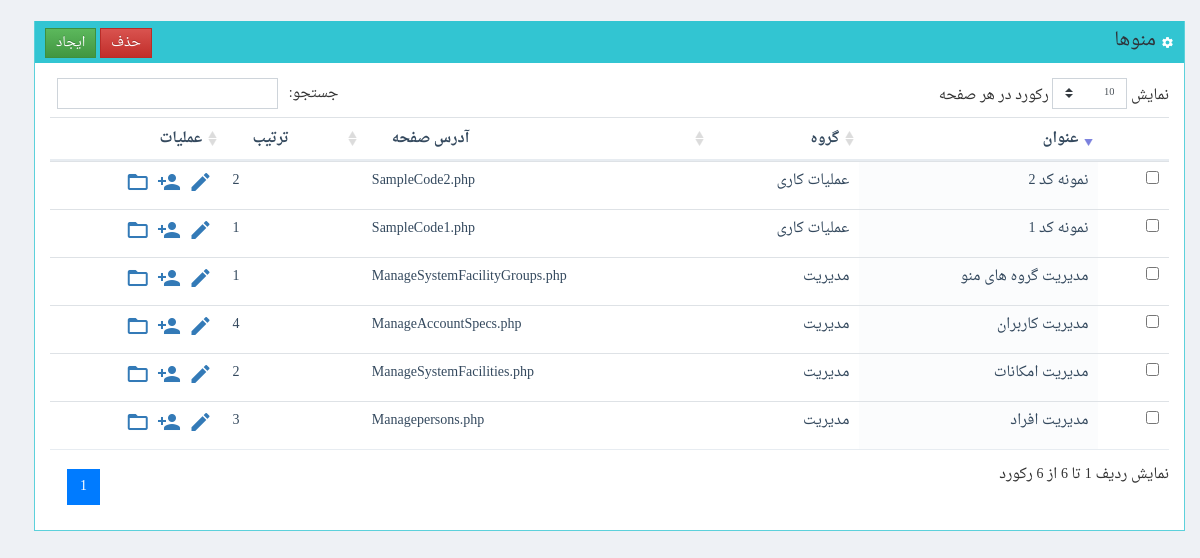
/www/sadaf/ManageSystemFacilities.php (signed in), run on the app's committed database.
### tables this page shows
CREATE TABLE  `SystemFacilities` (
  `FacilityID` int(11) NOT NULL AUTO_INCREMENT,
  `FacilityName` varchar(245) DEFAULT NULL,
  `GroupID` int(11) DEFAULT NULL,
  `OrderNo` int(11) DEFAULT NULL,
  `PageAddress` varchar(345) DEFAULT NULL,
  PRIMARY KEY (`FacilityID`)
);

CREATE TABLE  `SystemFacilityGroups` (
  `GroupID` int(11) NOT NULL AUTO_INCREMENT,
  `GroupName` varchar(145) DEFAULT NULL,
  `OrderNo` int(11) DEFAULT NULL,
  PRIMARY KEY (`GroupID`)
);

### www/shares/pdodb.class.php (called while the page is built, shortened)
<?php
class pdodb {
  private $dsn;
  private $pdo;
  static  $pdoinstance = false;
  private function __construct($_host = "", $_user = "", $_pass = "", $_default_db = "",$_driver="",$debug=self::DEBUG_MODE) {
    $this->dsn = "mysql:dbname=$_default_db;host=$_host";
  }
  public static function getInstance($_host = "", $_user = "", $_pass = "", $_default_db = "",$_driver="") {
    if ("" == $_driver)      $_driver = sys_config::$db_server['driver'];
    if ("" == $_host)        $_host = sys_config::$db_server['host'];
    if ("" == $_user)        $_user = sys_config::$db_server['user'];
    if ("" == $_pass)        $_pass = sys_config::$db_server['pass'];
    if ("" == $_default_db)  $_default_db = sys_config::$db_server['database'];
    if (!@pdodb::$pdoinstance[$_host.$_user.$_default_db]) {
      pdodb::$pdoinstance[$_host.$_user.$_default_db] = new pdodb($_host,$_user,$_pass,$_default_db,$_driver);
    }
    return pdodb::$pdoinstance[$_host.$_user.$_default_db];
  }
  private function connect($_driver = "", $_host = "", $_user = "", $_pass = "", $_default_db = "",$debug=self::DEBUG_MODE) {
    try{
      $this->pdo = new pdo($this->dsn , $_user , $_pass, array(PDO::MYSQL_ATTR_INIT_COMMAND =>  "SET NAMES utf8") );
      return $this->pdo;
    }
    catch (PDOException $e) {
      print (self::PDO_CONNECTION_ERROR);
      print ($e->getMessage());
      if ($debug) $this->backtrace();
      exit();
    }
  }
  function Execute($sqlstr,$fetch_mode=PDO::FETCH_ASSOC,$debug=self::DEBUG_MODE) {
    $trans = array(self::ARABIC_YA => self::PERSIAN_YA , self::ARABIC_KAF => self::PERSIAN_KAF);
    $this->statement = $this->pdo->query(strtr($sqlstr,$trans));
    $error_info = $this->pdo->errorInfo();
    return $this->statement;
  }
}
?>

### www/sadaf/classes/SystemFacilities.class.php (called while the page is built, shortened)
<?php
class manage_SystemFacilities
{
	static function GetList()
	{
		$mysql = pdodb::getInstance();
		$k=0;
		$ret = array();
		$query = "select SystemFacilities.FacilityID
				,SystemFacilities.FacilityName
				,SystemFacilities.GroupID
				,SystemFacilities.OrderNo
				,SystemFacilities.PageAddress
			, l2.GroupName  as l2_GroupName  from sadaf.SystemFacilities
			LEFT JOIN sadaf.SystemFacilityGroups  l2 on (l2.GroupID=SystemFacilities.GroupID)
			order by l2.OrderNo, SystemFacilities.OrderNo ";
		$res = $mysql->Execute($query);
		while($rec=$res->fetch())
		{
			$ret[$k] = new be_SystemFacilities();
			$ret[$k]->FacilityID=$rec["FacilityID"];
			$ret[$k]->FacilityName=$rec["FacilityName"];
			$ret[$k]->GroupID=$rec["GroupID"];
			$ret[$k]->GroupID_Desc=$rec["l2_GroupName"];
			$ret[$k]->OrderNo=$rec["OrderNo"];
			$ret[$k]->PageAddress=$rec["PageAddress"];
			$k++;
		}
		return $ret;
	}
}
?>

### www/sadaf/ManageSystemFacilities.php (the view, shortened to what this page needs)
<?php
include("classes/SystemFacilities.class.php");
?>
<form method="post" id="f1" name="f1" >
<div class="container-fluid">
</form>
<?php
$res = manage_SystemFacilities::GetList();
?>
<br>
		<div class="portlet box green">
		<div class="portlet-title">
			<div class="actions">
				<input type="button" class="btn btn-success btn-sm" onclick="javascript: ResetForm(); $('#DataEntryForm').modal();" value="ایجاد">
				<input type="button" class="btn btn-danger btn-sm" data-toggle="confirmation"
					data-btn-ok-label="بلی"
					data-btn-ok-class="btn-success"
				data-btn-ok-icon-class="material-icons" data-btn-ok-icon-content="check"
				data-btn-cancel-label="خیر" data-btn-cancel-class="btn-danger"
				data-btn-cancel-icon-class="material-icons" data-btn-cancel-icon-content="close"
				data-title="آیا مطمئن هستید؟" data-content=""
				value="حذف">
			</div>
			<div class="caption font-dark">
			<i class="material-icons">settings</i>
				منوها
			</div>
		</div>
		<div class="portlet-body">
			<form id="ListForm" name="ListForm" method="post">
			<table id="FacilityListTable" class="table ">
			<thead>
				<th>&nbsp;</th>
				<th>عنوان</th>
				<th>گروه</th>
				<th>آدرس صفحه</th>
				<th>ترتیب</th>
				<th>عملیات</th>
			</thead>
			<tbody>
			<?
			for($k=0; $k<count($res); $k++)
			{
				echo "<tr>";
				echo "<td>";
				echo "<input type=\"checkbox\" name=\"ch_".$res[$k]->FacilityID."\">";
				echo "</td>";
				echo "	<td>".htmlentities($res[$k]->FacilityName, ENT_QUOTES, 'UTF-8')."</td>";
				echo "	<td>".$res[$k]->GroupID_Desc."</td>";
				echo "	<td>".htmlentities($res[$k]->PageAddress, ENT_QUOTES, 'UTF-8')."</td>";
				echo "	<td>".htmlentities($res[$k]->OrderNo, ENT_QUOTES, 'UTF-8')."</td>";
				echo "<td>";
				echo "<a href=\"javascript: SetRecordForUpdate(".$res[$k]->FacilityID.");\" >";
				echo "<i class='material-icons' data-toggle=\"tooltip\" data-placement=\"top\" title=\"ویرایش\" >edit</i>";
				echo "</a>";
				echo "<a  href='javascript: void(0)' onclick='ShowUsersList(".$res[$k]->FacilityID .")'>";
				echo "<i class='material-icons' data-toggle=\"tooltip\" data-placement=\"top\" title=\"کاربران\" >person_add</i>";
				echo "</a>";
				echo "<a  target=\"_blank\" href='ManageFacilityPages.php?FacilityID=".$res[$k]->FacilityID ."'>";
				echo "<i class='material-icons' data-toggle=\"tooltip\" data-placement=\"top\" title=\"صفحات\" >folder_open</i>";
				echo "</a>";
				echo "</td>";
				echo "</tr>";
			}
			?>
			</tbody>
			</table>
		</div>
	</div>
</html>

### www/sadaf/css/plugins-rtl.css (style rules this page uses)
table.dataTable thead th, table.dataTable thead td { padding: 10px 20px; border-bottom: 2px solid #e7ecf1; outline: none !important; }
table.dataTable.no-footer { border-bottom-color: #e7ecf1; }
table.dataTable td.sorting_1, table.dataTable td.sorting_2, table.dataTable td.sorting_3, table.dataTable th.sorting_1, table.dataTable th.sorting_2, table.dataTable th.sorting_3 { background: #fbfcfd !important; }
table.dataTable thead .sorting, table.dataTable thead .sorting_asc, table.dataTable thead .sorting_desc, table.dataTable thead .sorting_asc_disabled, table.dataTable thead .sorting_desc_disabled { cursor: pointer; }
table.dataTable thead .sorting:after, table.dataTable thead .sorting_asc:after, table.dataTable thead .sorting_desc:after, table.dataTable thead .sorting_asc_disabled:after, table.dataTable thead .sorting_desc_disabled:after { display: none; }
table.dataTable thead .sorting { background: url("../images/sort_both.png") no-repeat center right; }
table.dataTable thead .sorting_desc { background: url("../images/sort_desc.png") no-repeat center right; }

### www/sadaf/css/lab.css (style rules this page uses)
* { font-family:DroidNaskh,verdana,tahoma }
.material-icons { font-family: 'Material Icons'; font-weight: normal; font-style: normal; font-size: 24px; line-height: 1; letter-spacing: normal; text-transform: none; display: inline-block; white-space: nowrap; word-wrap: normal; direction: ltr; -moz-font-feature-settings: 'liga'; -moz-osx-font-smoothing: grayscale; }
table { direction: rtl; }
.align-left { text-align:left }
.page-content { background: #eef1f5; margin-right: 0px; margin-left: 19px; margin-top: 0px; margin-bottom: 0px; }

### data on the page
systemfacilities: FacilityName "مدیریت گروه های منو", GroupID.GroupName "مدیریت", PageAddress "ManageSystemFacilityGroups.php", OrderNo "1"
systemfacilities: FacilityName "مدیریت امکانات", GroupID.GroupName "مدیریت", PageAddress "ManageSystemFacilities.php", OrderNo "2"
systemfacilities: FacilityName "مدیریت افراد", GroupID.GroupName "مدیریت", PageAddress "Managepersons.php", OrderNo "3"
systemfacilities: FacilityName "مدیریت کاربران", GroupID.GroupName "مدیریت", PageAddress "ManageAccountSpecs.php", OrderNo "4"
systemfacilities: FacilityName "نمونه كد 1", GroupID.GroupName "عملیات کاری", PageAddress "SampleCode1.php", OrderNo "1"
systemfacilities: FacilityName "نمونه كد 2", GroupID.GroupName "عملیات کاری", PageAddress "SampleCode2.php", OrderNo "2"
